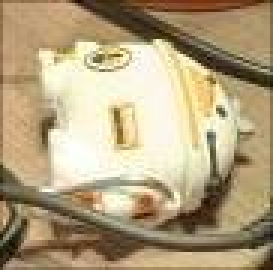
#> input picture DatastructureHomework/PictureTest/FoldingAim.jpg, 91 x 90 px (shown 3 times larger)
$ python main.py
#> lines starting #> are read from the running program, lines starting #| are printed output that depends on the picture
#> the answer given: 100
### DatastructureHomework/ASFunction/ImageFunction.py
import cv2 as cv


'''
Founction test of gaining the picture
Version 1.0
2022.07.17 Made by R.e.
'''


def PicGet(path):
#> called with path = 'PictureTest/FoldingAim.jpg'
    pictest = cv.imread(path, flags=1)
#> pictest is the input picture: shape (90, 91, 3); mean B, G, R 126.9, 161.4, 179
    return pictest


'''
Founction test of the picture information
Version 1.0
2022.07.17 Made by R.e.
'''


# [7 lines left out: function PicInfo, not called in this run]


'''
Founction test of the picture width and height
Version 1.0
2022.07.18 Made by R.e.
'''


def PicGetWidth(x):
    return x.shape[1]


def PicGetHeight(x):
    return x.shape[0]


'''
Founction test of the Gray Process
Version 2.0
2022.07.19 Made by R.e.
'''


def GrayChanged(x, pic):
    width = PicGetWidth(pic)
    height = PicGetHeight(pic)
    maxgray = 0
    mingray = 100
    w1 = 0.2989
    w2 = 0.5870
    w3 = 0.1140
    for i in range(width):
        for j in range(height):
            r = x.getpixel((i, j))[0]
            g = x.getpixel((i, j))[1]
            b = x.getpixel((i, j))[2]
            gray = r * w1 + g * w2 + b * w3
            if gray > maxgray:
                maxgray = gray
            if gray < mingray:
                mingray = gray
            x.putpixel((i, j), (int(gray), int(gray), int(gray)))
    return [x, maxgray, mingray]


# [5 lines left out: function GetPixelChange, not called in this run]


'''
Basic ImageToGraph function
Version 1.0
2022.07.19 Made by R.e.
'''


# [37 lines left out: function ImageToGraph1, not called in this run]


'''
ImageToGraph function with no threshold
Version 1.0
2022.07.21 Made by R.e.
'''


# [37 lines left out: function ImageToGraph2, not called in this run]

### DatastructureHomework/ImageCutFounction/SemanticFunction.py
import numpy as np
from PIL import Image
from ASFunction.ImageFunction import PicGet, PicGetWidth, PicGetHeight, GrayChanged

'''
The semanticFunction function
Version 1.0
2022.07.23 Made by R.e.
'''


# [13 lines left out: function GetMax, not called in this run]


def ImagePooling(mp, PATH):
    """
    A simple Folding process
    :param mp: Means the multiplying power
    :param x: The original image
    :return: A new image which is modified
    """
    pictest = PicGet(PATH)
    width = PicGetWidth(pictest)
#> width = 91
    height = PicGetHeight(pictest)
#> height = 90
    x = Image.open(PATH)
    newimage = Image.new("RGB", (int(width / mp + 1), int(height / mp + 1)))
    featurelist1 = []
    featurelist2 = []
    featurelist3 = []
    for i in range(0, int(width / mp) * mp, mp):
        for j in range(0, int(height / mp) * mp, mp):
            '''
                num1 — num2
                 |       |
                 |       |
                num3 — num4
            '''
            colorlist1 = []
            colorlist1.append(x.getpixel((i, j))[0])
            colorlist1.append(x.getpixel((i + 1, j))[0])
            colorlist1.append(x.getpixel((i, j + 1))[0])
            colorlist1.append(x.getpixel((i + 1, j + 1))[0])
            featurelist1.append(GetMax(colorlist1)[1])
            colormax1 = GetMax(colorlist1)[0]
            colorlist2 = []
            colorlist2.append(x.getpixel((i, j))[1])
            colorlist2.append(x.getpixel((i + 1, j))[1])
            colorlist2.append(x.getpixel((i, j + 1))[1])
            colorlist2.append(x.getpixel((i + 1, j + 1))[1])
            featurelist2.append(GetMax(colorlist1)[1])
            colormax2 = GetMax(colorlist2)[0]
            colorlist3 = []
            colorlist3.append(x.getpixel((i, j))[2])
            colorlist3.append(x.getpixel((i + 1, j))[2])
            colorlist3.append(x.getpixel((i, j + 1))[2])
            colorlist3.append(x.getpixel((i + 1, j + 1))[2])
            featurelist3.append(GetMax(colorlist3)[1])
            colormax3 = GetMax(colorlist2)[0]
            newimage.putpixel((0, 0), (colormax1, colormax2, colormax3)) if i == 0 and j == 0 else newimage.putpixel(
                (int(i / mp), int(j / mp)), (colormax1, colormax2, colormax3))
#> after the loop, featurelist1 = []; featurelist2 = []; featurelist3 = []
    featurematrix1 = np.asarray(featurelist1)
#> featurematrix1 = empty array
    featurematrix1 = featurematrix1.reshape([int(width / mp), int(height / mp)])
    featurematrix2 = np.asarray(featurelist2)
#> featurematrix2 = empty array
    featurematrix2 = featurematrix2.reshape([int(width / mp), int(height / mp)])
    featurematrix3 = np.asarray(featurelist3)
#> featurematrix3 = empty array
    featurematrix3 = featurematrix3.reshape([int(width / mp), int(height / mp)])
    newimage.save("save.png")
    return [newimage, featurematrix1, featurematrix2, featurematrix3]


def SemanticImage(PATH1, PATH2):
    """
    A Folding test
    :param PATH1: Used to test
    :param PATH2: Used to emerge a feature matrix
    :return:
    """
    # Leaning process
    mp = int(input("enter the size"))
    rmatrix = ImagePooling(mp, PATH2)[1]
#> rmatrix = empty array
    gmatrix = ImagePooling(mp, PATH2)[2]
#> gmatrix = empty array
    bmatrix = ImagePooling(mp, PATH2)[3]
#> bmatrix = empty array
    matrix = rmatrix + gmatrix + bmatrix  # Feature matrix
#> matrix = empty array
    featurewidth = matrix.shape[0]
#> featurewidth = 0
    featureheight = matrix.shape[1]
#> featureheight = 0
    # Testing process
    maxposition = 0
    maxpositionx = 0
    maxpositiony = 0
    x = Image.open(PATH1)
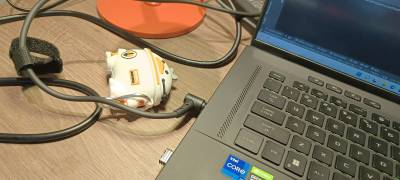
#> input picture DatastructureHomework/PictureTest/FoldingTest.jpg, 400 x 180 px
#> x is the input picture: PIL image 400x180 RGB; mean R, G, B 132.5, 118.3, 96.1
    pictest = PicGet(PATH1)
    x = GrayChanged(x, pictest)[0]
#> in GrayChanged, `width = PicGetWidth(pic)`: width = 400
#> in GrayChanged, `height = PicGetHeight(pic)`: height = 180
#> after the loop in GrayChanged, `for i in range(width):`:
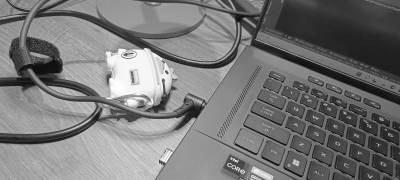
#> x: PIL image 400x180 RGB; min 1, max 254, mean 119.5
#> after the loop in GrayChanged, `for i in range(width):`: maxgray = 255; mingray = 1.79
    width = PicGetWidth(pictest)
#> width = 400
    height = PicGetHeight(pictest)
#> height = 180
    colormatrix = []
    for i in range(width - featurewidth):
        for j in range(height - featureheight):
            for includx in range(i, i + featurewidth):
                for includy in range(j, j + featureheight):
                    colormatrix.append(x.getpixel((includx, includy))[0])
            colormatrix = np.asarray(colormatrix)
            colormatrix = colormatrix.reshape(featurewidth, featureheight)
            value = colormatrix * matrix
            sum = 0
            for valuenum in range(len(value)):
                sum += value[0][valuenum]
            if sum > maxposition:
                maxposition = sum
                maxpositionx = i
                maxpositiony = j
            sum = 0
            colormatrix = []
            value = []
#> after the loop, maxposition = 0; maxpositionx = 0; maxpositiony = 0
    for i in range(width):
        for j in range(height):
            None if i in range(maxpositionx - featureheight * (int(mp / 2) - 1),
                               maxpositionx + featurewidth * int(mp / 2)) \
                    and j in range(maxpositiony - featureheight * (int(mp / 2) - 1),
                                   maxpositiony + featureheight * int(mp / 2)) else \
                x.putpixel((i, j), (0, 0, 0))
#> x: PIL image 400x180 RGB; every value is 0
    x.save("Semantic.jpg")

### DatastructureHomework/ImageCutFounction/ImageCutFounctionALL.py
from PIL import Image
from ASFunction.ImageFunction import GrayChanged, ImageToGraph1, PicGet, PicGetWidth, PicGetHeight
from ASFunction.GraphFunction import Graph
from ImageCutFounction.GraphThesis1 import GraphThesis1
from ImageCutFounction.GraphThesis2 import TestMST, putpixelMST
from ImageCutFounction.KMeans import ClusterLabel
from ImageCutFounction.Cluster import Cluster
from ImageCutFounction.SemanticFunction import SemanticImage


'''
The pixel cluster function is tested over
Version 1.0
2022.07.19 Made by R.e.
'''


# [6 lines left out: function Cluster_Pixel_Cut, not called in this run]


'''
The kmeans cluster function is tested over
Version 2.0
2022.07.22 Made by R.e.
'''


# [20 lines left out: function Cluster_KMeans_Cut, not called in this run]

'''
The GraphThesis1 function is tested over
Version 1.0
2022.07.20 Made by R.e.
'''


# [8 lines left out: function Graph_Simple_Cut, not called in this run]


'''
The GraphThesis function is tested over(emerge a mask)
Version 2.0
2022.07.22 Made by R.e.
'''


# [16 lines left out: function Graph_Mask_Cut, not called in this run]


'''
The Semantic Function function is tested over
Version 1.0
2022.07.22 Made by R.e.
'''


def Semantic_Learning_Cut(PATH1, PATH2):
    SemanticImage(PATH1, PATH2)

### DatastructureHomework/main.py
from ImageCutFounction.ImageCutFounctionALL import Cluster_KMeans_Cut, Graph_Mask_Cut, Semantic_Learning_Cut

PATH = "PictureTest/pictest4.png"
originpath = "PictureTest/FoldingTest.jpg"
aimpath = "PictureTest/FoldingAim.jpg"
if __name__ == '__main__':
    Semantic_Learning_Cut(originpath, aimpath)
